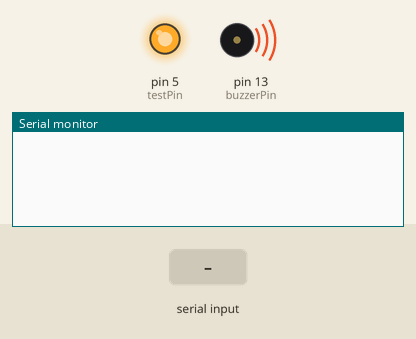
Bench run of a sketch on a simulated Arduino Uno, built with avr-gcc and run on an emulated ATmega328P. On the bench: output pins drawn as LEDs (lit = HIGH), buzzer (waves = sounding, pin HIGH), the last lines printed to the serial monitor. The test bench sets the inputs (shaded band). Pins used as bus, display or sensor lines are not drawn.

Above: at 1.2 s.
1.3 s: "x" received over Serial
At 2.4 s:
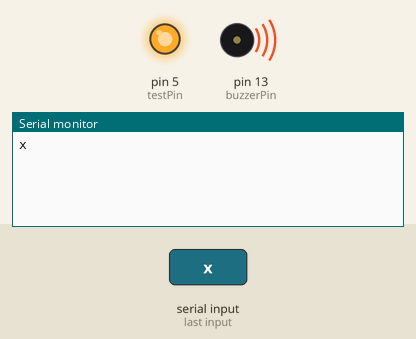
2.8 s: "1" received over Serial
At 3.6 s:
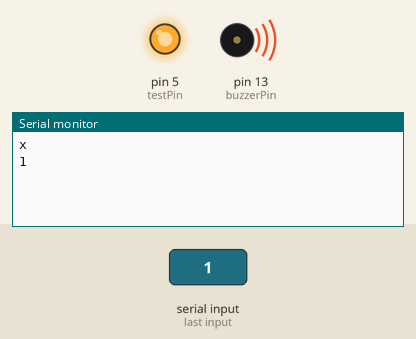

The sketch:

sketch_may31d.ino
```cpp
int buzzerPin = 13;
int testPin = 5;
int melodyB[] = {262, 294, 330, 349, 392, 440, 494, 523};
int melodyC[] = {131, 147, 165, 175, 196, 220, 247, 262};
char readArrayB[] = {'a', 's', 'd', 'f', 'g', 'h', 'j', 'k'};
char readArrayC[] = {'q', 'w', 'e', 'r', 't', 'y', 'u', 'i'};
char keyRead;

void setup() {
  pinMode(buzzerPin, OUTPUT);
  pinMode(testPin, OUTPUT);
  digitalWrite(buzzerPin, HIGH);
  digitalWrite(testPin, HIGH);
  Serial.begin(9600);

}

void loop() {

  if(Serial.available() > 0) {
    keyRead = Serial.read();
    Serial.println(keyRead);
  }
  for(int i = 0; i < 8; i++)
  {
    if (readArrayB[i] == keyRead)
    {
      tone(buzzerPin, melodyB[i]);
    }
    if (readArrayC[i] == keyRead)
    {
      tone(testPin, melodyC[i]);
    }
    if ( keyRead == 'x')
    {
      noTone(buzzerPin);
      noTone(testPin);
    }
  }

}
```

Measured:
- after the input at 1.3 s, the serial monitor: prints a new line at once (image 1)
- after the input at 2.8 s, the serial monitor: prints a new line at once (image 2)
